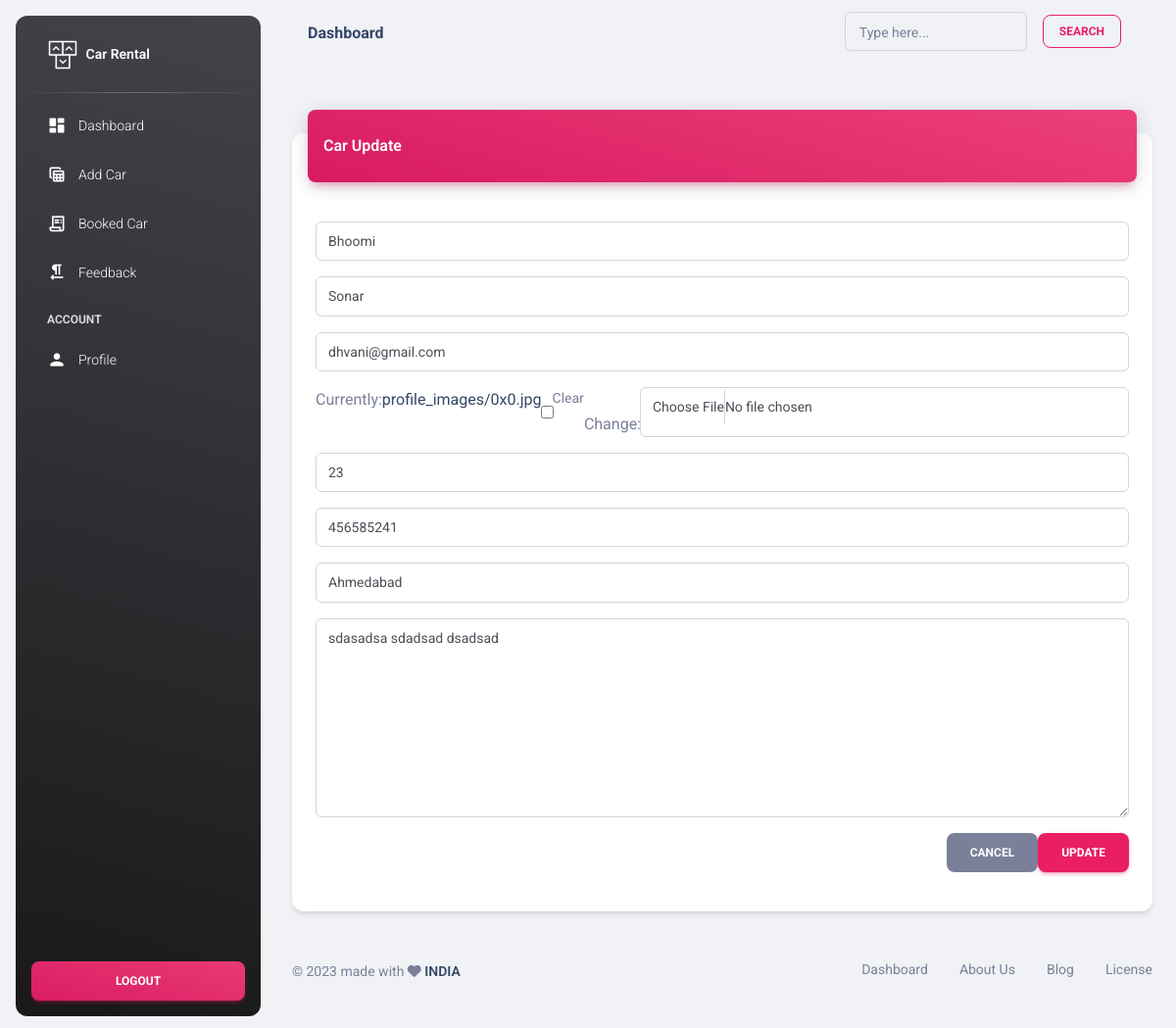
/owner/profileupdate/2 (signed in), run on the app's committed database.
### user/models.py (models this page shows)
class User(AbstractUser):
    is_owner = models.BooleanField(default=False)
    is_customer = models.BooleanField(default=False)
    prof_image = models.ImageField(upload_to="profile_images/", default='default-pic.jpg', null=True, blank=True)
    age = models.IntegerField(null=True)
    licence = models.CharField(max_length=100, null=True)
    lice_image = models.ImageField(upload_to="licence_image/", default='default-pic.jpg', null=True, blank=True)
    mobile = models.IntegerField(null=True)
    location = models.CharField(max_length=100, null=True)
    decs = models.TextField(max_length=300, null=True)
    class Meta:
        db_table = 'user'

### owner/views.py (the view)
# urls.py: path('profileupdate/<int:pk>', OwnerUpdate.as_view(), name='ownerupdate'),
class OwnerUpdate(LoginRequiredMixin, UpdateView):
    model = User
    form_class = OwnerUpdateForm
    template_name = 'owner/update.html'
    success_url = '/owner/ownerprofile/'

### owner/forms.py
class OwnerUpdateForm(forms.ModelForm):
    def __init__(self, *args, **kwargs):
        super(OwnerUpdateForm, self).__init__(*args, **kwargs)
        self.fields['decs'].widget.attrs['class'] = 'form-control'
        self.fields['decs'].widget.attrs['placeholder'] = 'Description'
        self.fields['prof_image'].widget.attrs['class'] = 'form-control'
    class Meta:
        model = User
        fields = ('first_name', 'last_name', 'email', 'prof_image', 'age', 'mobile', 'location', 'decs')
        widgets = {
            'first_name': forms.TextInput(attrs={'class': 'form-control', 'placeholder': 'First Name'}),
            'last_name': forms.TextInput(attrs={'class': 'form-control', 'placeholder': 'Last Name'}),
            'email': forms.EmailInput(attrs={'class': 'form-control', 'placeholder': 'Email'}),
            'mobile': forms.NumberInput(attrs={'class': 'form-control', 'placeholder': 'Mobile Number'}),
            'age': forms.NumberInput(attrs={'class': 'form-control', 'placeholder': 'Age'}),
            'location': forms.TextInput(attrs={'class': 'form-control', 'placeholder': 'Locations'}),
        }

### templates/owner/update.html (shortened to what this page needs)
{% extends 'owner/base.html' %}
{% load static %}
{% block content %}
  <div class="container-fluid py-4">
    <div class="row min-vh-80">
      <div class="col-12 mx-auto">
        <div class="card mt-4">
          <div class="card-header p-0 position-relative mt-n4 mx-3 z-index-2">
            <div class="bg-gradient-primary shadow-primary border-radius-lg pt-4 pb-3">
              <h6 class="text-white text-capitalize ps-3">Car Update</h6>
            </div>
          </div>
          <div class="card-body">
            <form method="post" action="" enctype="multipart/form-data">
      <div class="modal-body">
        {% for i in form %}
          <div class="input-group input-group-outline my-3">
            {{i}}
          </div>
        {% endfor %}
      </div>
      <div class="modal-footer">
        <a class="btn btn-secondary mr-2" href="{% url 'ownerdashboard' %}">Cancel</a>
        <input class="btn btn-primary" type="submit" VALUE="Update">
      </div>
      </form>
          </div>
        </div>
      </div>
    </div>
  </div>
{% endblock %}

### data on the page
User: form "Bhoomi" "Sonar" "dhvani@gmail.com" "23" "456585241" "Ahmedabad" "sdasadsa sdadsad dsadsad"
